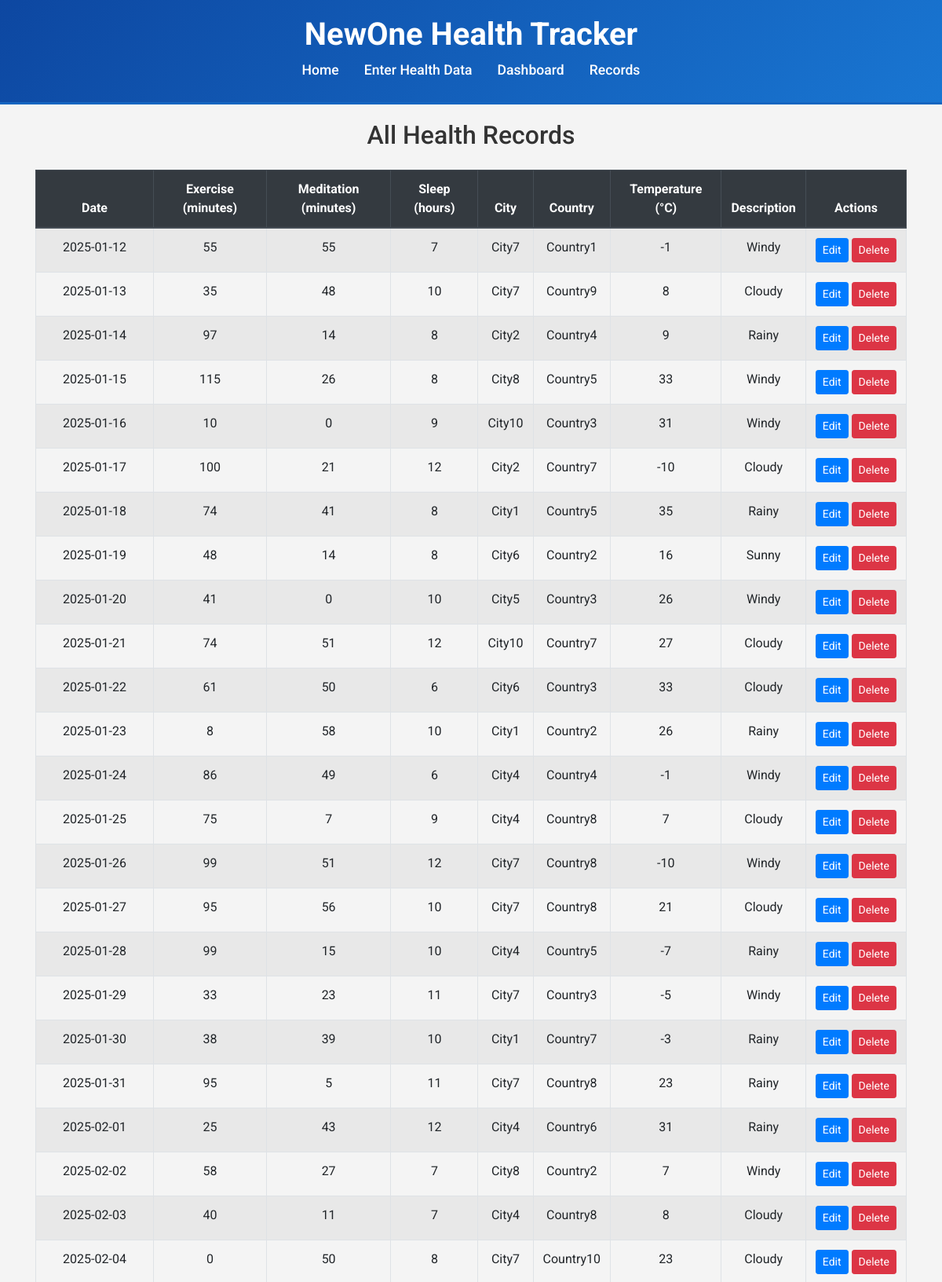
Page /records (upper part) on the committed database.
### app.py (models this page shows, shortened)
class HealthData(db.Model):
    id = db.Column(db.Integer, primary_key=True)
    date = db.Column(db.Date, nullable=False)
    exercise = db.Column(db.Integer, nullable=False)
    meditation = db.Column(db.Integer, nullable=False)
    sleep = db.Column(db.Integer, nullable=False)
    city = db.Column(db.String(100), nullable=True)
    country = db.Column(db.String(100), nullable=True)
    temperature = db.Column(db.Integer, nullable=True)
    description = db.Column(db.String(100), nullable=True)

### app.py (the view)
@app.route('/records')
def records():
    records = HealthData.query.all()
    return render_template('records.html', records=records)

### templates/records.html (shortened to what this page needs)
{% extends 'base.html' %}
{% block content %}
  <h2 class="mb-4 text-center">All Health Records</h2>
  <div class="table-responsive">
    <table class="table table-bordered table-striped" style="table-layout: auto; width: 100%;">
      <thead class="thead-dark">
        <tr>
          <th class="text-center" style="min-width: 150px; white-space: nowrap;">Date</th>
          <th class="text-center">Exercise (minutes)</th>
          <th class="text-center">Meditation (minutes)</th>
          <th class="text-center">Sleep (hours)</th>
          <th class="text-center">City</th>
          <th class="text-center">Country</th>
          <th class="text-center">Temperature (°C)</th>
          <th class="text-center">Description</th>
          <th class="text-center">Actions</th>
        </tr>
      </thead>
      <tbody>
        {% for record in records %}
          <tr>
            <td class="text-center">{{ record.date.strftime('%Y-%m-%d') }}</td>
            <td class="text-center">{{ record.exercise }}</td>
            <td class="text-center">{{ record.meditation }}</td>
            <td class="text-center">{{ record.sleep }}</td>
            <td class="text-center">{{ record.city or 'N/A' }}</td>
            <td class="text-center">{{ record.country or 'N/A' }}</td>
            <td class="text-center">{{ record.temperature or 'N/A' }}</td>
            <td class="text-center">{{ record.description or 'N/A' }}</td>
            <td class="text-center">
              <div class="d-flex">
                <a href="{{ url_for('update_record', id=record.id) }}" class="btn btn-sm btn-primary flex-fill mr-1">Edit</a>
                <form action="{{ url_for('delete_record', id=record.id) }}" method="POST" class="flex-fill" onsubmit="return confirm('Are you sure?');">
                  <button type="submit" class="btn btn-sm btn-danger w-100">Delete</button>
                </form>
              </div>
            </td>
          </tr>
        {% endfor %}
      </tbody>
    </table>
  </div>
{% endblock %}

### templates/base.html (shortened to what this page needs)
<!DOCTYPE html>
<html lang="en">
<head>
  <link href="https://stackpath.bootstrapcdn.com/bootstrap/4.5.2/css/bootstrap.min.css" rel="stylesheet">
  <link rel="stylesheet" href="{{ url_for('static', filename='css/style.css') }}">
</head>
<body>
  <header class="text-center">
    <h1>NewOne Health Tracker</h1>
    <nav>
      <ul class="nav justify-content-center">
        <li class="nav-item"><a class="nav-link" href="{{ url_for('index') }}">Home</a></li>
        <li class="nav-item"><a class="nav-link" href="{{ url_for('form') }}">Enter Health Data</a></li>
        <li class="nav-item"><a class="nav-link" href="{{ url_for('dashboard') }}">Dashboard</a></li>
        <li class="nav-item"><a class="nav-link" href="{{ url_for('records') }}">Records</a></li>
      </ul>
    </nav>
  </header>
  <main class="container">
    {% block content %}{% endblock %}
  </main>
</body>
</html>

### static/css/style.css (style rules this page uses)
main.container { margin-bottom: 70px; }

### templates/base.html (style rules this page uses)
body { font-family: 'Roboto', sans-serif; background-color: #f4f4f4; color: #333; }
header { background: linear-gradient(135deg, #0d47a1, #1976d2); padding: 20px 0; border-bottom: 3px solid #1565c0; }
header h1 { font-size: 2.5rem; margin-bottom: 0; font-weight: 700; color: #fff; }
nav .nav-link { font-size: 1.1rem; font-weight: 500; color: #fff; transition: color 0.3s ease; }
main.container { margin-top: 20px; margin-bottom: 20px; }

### rows in the picture
HealthData: date "2025-01-12", exercise "55", meditation "55", sleep "7", city "City7", country "Country1", temperature "-1", description "Windy"
HealthData: date "2025-01-13", exercise "35", meditation "48", sleep "10", city "City7", country "Country9", temperature "8", description "Cloudy"
HealthData: date "2025-01-14", exercise "97", meditation "14", sleep "8", city "City2", country "Country4", temperature "9", description "Rainy"
HealthData: date "2025-01-15", exercise "115", meditation "26", sleep "8", city "City8", country "Country5", temperature "33", description "Windy"
HealthData: date "2025-01-16", exercise "10", meditation "0", sleep "9", city "City10", country "Country3", temperature "31", description "Windy"
HealthData: date "2025-01-17", exercise "100", meditation "21", sleep "12", city "City2", country "Country7", temperature "-10", description "Cloudy"
HealthData: date "2025-01-18", exercise "74", meditation "41", sleep "8", city "City1", country "Country5", temperature "35", description "Rainy"
HealthData: date "2025-01-19", exercise "48", meditation "14", sleep "8", city "City6", country "Country2", temperature "16", description "Sunny"
HealthData: date "2025-01-20", exercise "41", meditation "0", sleep "10", city "City5", country "Country3", temperature "26", description "Windy"
HealthData: date "2025-01-21", exercise "74", meditation "51", sleep "12", city "City10", country "Country7", temperature "27", description "Cloudy"
HealthData: date "2025-01-22", exercise "61", meditation "50", sleep "6", city "City6", country "Country3", temperature "33", description "Cloudy"
HealthData: date "2025-01-23", exercise "8", meditation "58", sleep "10", city "City1", country "Country2", temperature "26", description "Rainy"
HealthData: date "2025-01-24", exercise "86", meditation "49", sleep "6", city "City4", country "Country4", temperature "-1", description "Windy"
HealthData: date "2025-01-25", exercise "75", meditation "7", sleep "9", city "City4", country "Country8", temperature "7", description "Cloudy"
HealthData: date "2025-01-26", exercise "99", meditation "51", sleep "12", city "City7", country "Country8", temperature "-10", description "Windy"
HealthData: date "2025-01-27", exercise "95", meditation "56", sleep "10", city "City7", country "Country8", temperature "21", description "Cloudy"
HealthData: date "2025-01-28", exercise "99", meditation "15", sleep "10", city "City4", country "Country5", temperature "-7", description "Rainy"
HealthData: date "2025-01-29", exercise "33", meditation "23", sleep "11", city "City7", country "Country3", temperature "-5", description "Windy"
HealthData: date "2025-01-30", exercise "38", meditation "39", sleep "10", city "City1", country "Country7", temperature "-3", description "Rainy"
HealthData: date "2025-01-31", exercise "95", meditation "5", sleep "11", city "City7", country "Country8", temperature "23", description "Rainy"
HealthData: date "2025-02-01", exercise "25", meditation "43", sleep "12", city "City4", country "Country6", temperature "31", description "Rainy"
HealthData: date "2025-02-02", exercise "58", meditation "27", sleep "7", city "City8", country "Country2", temperature "7", description "Windy"
HealthData: date "2025-02-03", exercise "40", meditation "11", sleep "7", city "City4", country "Country8", temperature "8", description "Cloudy"
HealthData: date "2025-02-04", exercise "0", meditation "50", sleep "8", city "City7", country "Country10", temperature "23", description "Cloudy"
